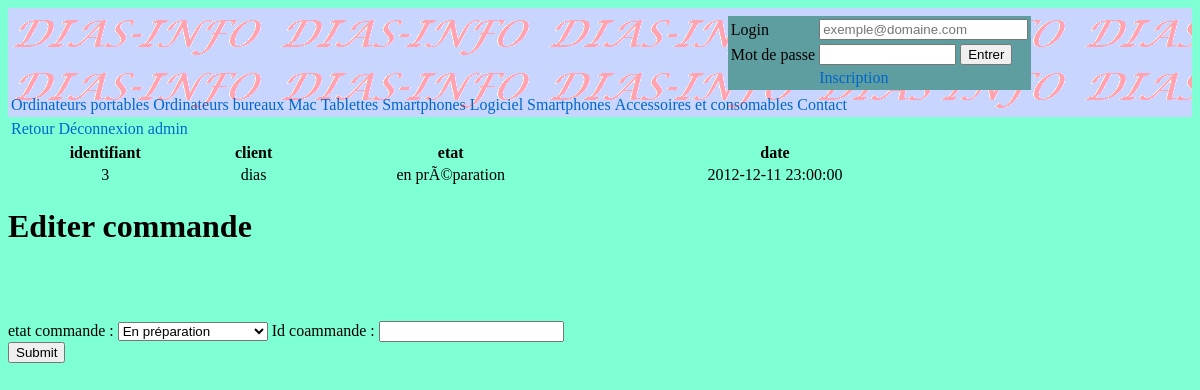
/com.php, run on the app's committed database.
### tables this page shows
CREATE TABLE IF NOT EXISTS `tbl_cmd` (
  `cmd_id` int(11) NOT NULL AUTO_INCREMENT,
  `cmd_session` varchar(45) DEFAULT NULL,
  `cmd_etat` varchar(45) DEFAULT NULL,
  `cmd_date` timestamp NULL DEFAULT NULL,
  `cmd_adrs_liv` varchar(45) DEFAULT NULL,
  PRIMARY KEY (`cmd_id`)
);

### com.php (the view, shortened to what this page needs)
<?php
        include('header.php');
?>
<table>
        <tr>
                <td><a href="admin2.php">Retour</a></td>
                <td><a href="deconnexion.php">Déconnexion admin</a></td>
        </tr>
</table>
<?php
                        $requete="select * from tbl_cmd";
                        $result = mysql_query($requete);
			 echo "<table style=\"width:80%\">
			<tr><th>identifiant</th>
			<th>client</th>
			<th>etat</th>
			<th>date</th></tr>";
                        while($row = mysql_fetch_array($result, MYSQL_ASSOC))
                        {
 			echo "
			<tr align=\"center\">
			<td>{$row['cmd_id']}</td>
                        <td>{$row['cmd_session']}</td>
 			<td>{$row['cmd_etat']}</td>
			<td>{$row['cmd_date']}</td>
			</tr>";
                        }
                        echo "</table>";
?>
<h1>Editer commande</h1> </br> </br></br>
  <form method="POST" action="com.php">
  etat commande :
 <select name="etat" >
    <option value="en préparation">En préparation</option>
    </select>
 Id coammande :
 <input type="text" name="idc"></br>
 <input type="submit" name ="envoyer" >
</form>

### style.css (style rules this page uses)
html, body { height: 95%;background-color:#7FFFD4; }
a { color: #0066CC; text-decoration:none; }

### data on the page
tbl_cmd: cmd_id "3", cmd_session "dias", cmd_etat "en prÃ©paration", cmd_date "2012-12-11 23:00:00"
